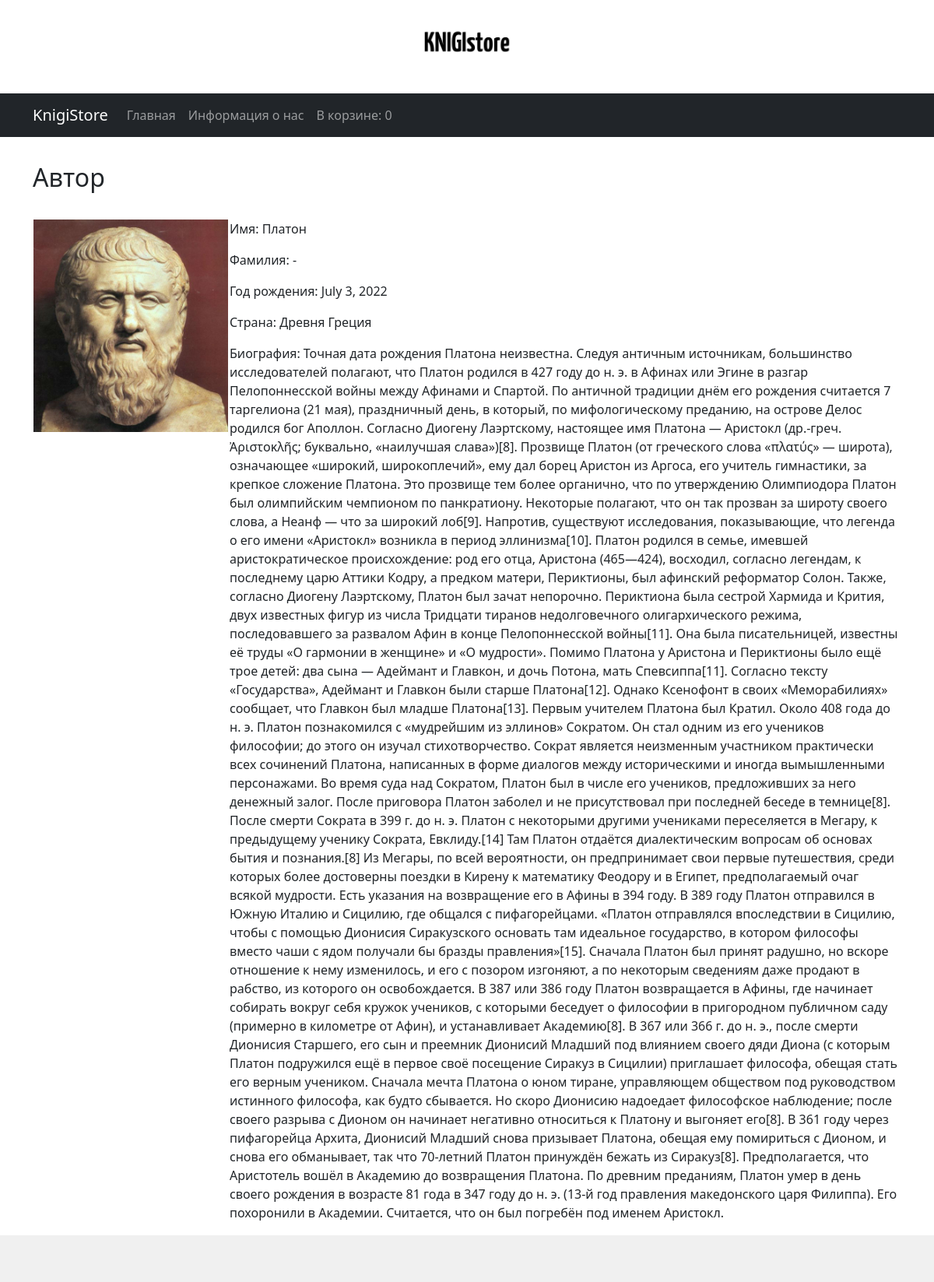
Page /polls/author/2/ on the committed database.
### polls/models.py (models this page shows, shortened)
class Author(models.Model):
    name=models.CharField(max_length=50)
    last_name=models.CharField(max_length=50)
    date_of=models.DateField()
    country=models.CharField(max_length=25)
    image=models.ImageField(upload_to='authors/%Y-%m-%d/',default='default.jpg')
    annotation=models.CharField(max_length=8000)

### polls/views.py (the view)
# urls.py: path('author/<int:author_id>/', views.author, name='author'),
def author(request,author_id):
    check_basket(request)
    numbersof=len(request.session['basket'])
    author = find_by_id(Author, author_id)
    return render(request,'polls/author.html',{'author':author,'numberof':numbersof})

### polls/views.py (called while the page is built)
def find_by_id(object,id):
    qs = object.objects.filter(id = id)
    if qs.count() > 0:
        return qs[0]
    else:
        return None

def check_basket(request):
    try:
        request.session['basket']
    except:
        request.session['basket']=[]
    request.session.modified = True

### polls/templates/polls/author.html
{% extends 'base.html' %}
{% block content %}
  <div class="container">
  <h2 style="margin-top: 3%; margin-bottom: 3%;"> Автор  </h2>
  <table>
      <tr>
          <td style="vertical-align:top ; ">
          <img src="{{ author.image.url }}" style=" width: 250px; float: right;" >
          </td>
          <td>
          <p>Имя: {{author.name}}</p>
          <p>Фамилия: {{author.last_name}} </p>
          <p>Год рождения: {{author.date_of}} </p>
          <p>Страна: {{author.country}} </p>
          <p>Биография: {{author.annotation}} </p>
          </td>
      </tr>
  </table>
  </div>
{% endblock %}

### rows in the picture
Author: image (picture), name "Платон", last_name "-", date_of "July 3, 2022", country "Древня Греция", annotation "Точная дата рождения Платона неизвестна. Следуя античным источникам, большинство исследователей полагают, что Платон родился в 427 году до н. э. в Афинах или Эгине в разгар Пелопоннесской войны между Афинами и Спартой. По античной традиции днём его рождения считается 7 таргелиона (21 мая), праздничный день, в который, по мифологическому преданию, на острове Делос родился бог Аполлон. Согласно Диогену Лаэртскому, настоящее имя Платона — Аристокл (др.-греч. Ἀριστοκλῆς; буквально, «наилучшая слава»)[8]. Прозвище Платон (от греческого слова «πλατύς» — широта), означающее «широкий, широкоплечий», ему дал борец Аристон из Аргоса, его учитель гимнастики, за крепкое сложение Платона. Это прозвище…"

### other values in the picture
{{ numberof }} "0"
